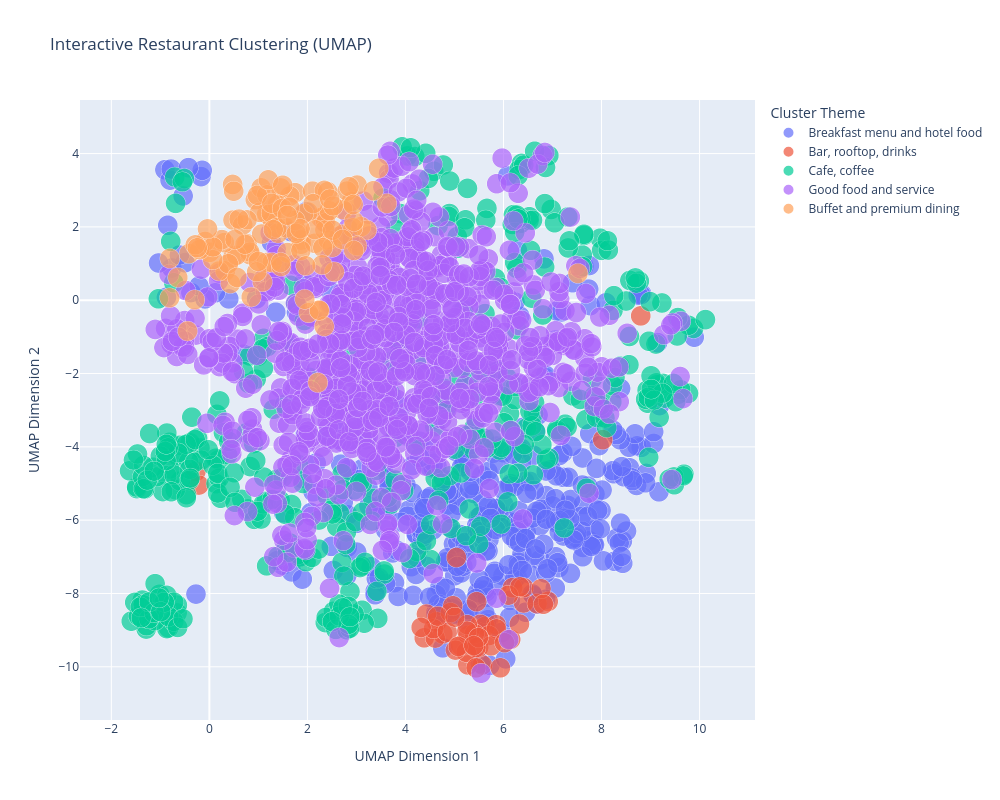

Source (notebook cell):
### Code cell
import matplotlib.pyplot as plt
import plotly.express as px

# VISUALIZATION 1: Matplotlib UMAP Plot (Static)
plt.figure(figsize=(14, 10))
scatter = plt.scatter(
    clustering_results['x'], 
    clustering_results['y'], 
    c=clustering_results['cluster'], 
    cmap='viridis', 
    s=100, 
    alpha=0.6,
    edgecolors='black',
    linewidth=0.5
)
plt.colorbar(scatter, label='Cluster')
plt.xlabel('UMAP Dimension 1')
plt.ylabel('UMAP Dimension 2')
plt.title('Restaurant Clustering in UMAP Space')
plt.grid(alpha=0.3)
plt.tight_layout()
plt.savefig(OUTPUT_DIR / "umap_clusters_static.png", dpi=300, bbox_inches='tight')
plt.show()

# VISUALIZATION 2: Plotly Interactive UMAP Plot (Hover for Details)
fig = px.scatter(
    clustering_results,
    x='x',
    y='y',
    color='theme',
    size='review_count',
    hover_name='restaurant_name',
    hover_data={
        'cluster': True,
        'theme': True,
        'review_count': True,
        'cluster_confidence': ':.2f',
        # 'avg_monthly_gmv': ':.0f',
        # 'avg_monthly_bookings': ':.0f',
        'x': False,
        'y': False
    },
    title='Interactive Restaurant Clustering (UMAP)',
    labels={
        'x': 'UMAP Dimension 1',
        'y': 'UMAP Dimension 2',
        'theme': 'Cluster Theme'
    },
    width=1000,
    height=800
)
fig.update_traces(marker=dict(line=dict(width=0.5, color='white')))
fig.write_html(OUTPUT_DIR / "umap_clusters_interactive.html")
fig.show()

# VISUALIZATION 3: Cluster Distribution Summary
fig, axes = plt.subplots(1, 2, figsize=(14, 5))

# Plot 1: Cluster counts
cluster_counts = clustering_results['theme'].value_counts()
cluster_counts.plot(kind='barh', ax=axes[0], color='steelblue')
axes[0].set_xlabel('Number of Restaurants')
axes[0].set_title('Restaurants per Cluster Theme')
axes[0].grid(axis='x', alpha=0.3)

# # Plot 2: Average metrics per cluster
# cluster_metrics = clustering_results.groupby('theme').agg({
#     'avg_monthly_gmv': 'mean',
#     'avg_monthly_bookings': 'mean',
#     'cluster_confidence': 'mean'
# }).reset_index()

# cluster_metrics_normalized = cluster_metrics.copy()
# for col in ['avg_monthly_gmv', 'avg_monthly_bookings', 'cluster_confidence']:
#     cluster_metrics_normalized[col] = (cluster_metrics_normalized[col] - cluster_metrics_normalized[col].min()) / (cluster_metrics_normalized[col].max() - cluster_metrics_normalized[col].min())

# cluster_metrics_normalized.set_index('theme')[['avg_monthly_gmv', 'avg_monthly_bookings', 'cluster_confidence']].plot(
#     kind='barh', 
#     ax=axes[1], 
#     color=['#1f77b4', '#ff7f0e', '#2ca02c']
# )
# axes[1].set_xlabel('Normalized Value')
# axes[1].set_title('Average Metrics per Cluster (Normalized)')
# axes[1].legend(['Avg GMV', 'Avg Bookings', 'Cluster Confidence'], loc='lower right')
# axes[1].grid(axis='x', alpha=0.3)

plt.tight_layout()
plt.savefig(OUTPUT_DIR / "cluster_metrics_summary.png", dpi=300, bbox_inches='tight')
plt.show()

print("\n✅ VISUALIZATIONS SAVED:")
print(f"  - Static UMAP plot: {OUTPUT_DIR / 'umap_clusters_static.png'}")
print(f"  - Interactive UMAP plot: {OUTPUT_DIR / 'umap_clusters_interactive.html'}")
#print(f"  - Cluster metrics summary: {OUTPUT_DIR / 'cluster_metrics_summary.png'}")

### Figure 1 — Plotly figure (JSON) as saved in the notebook; plotly's stock layout.template omitted (floating-point values rounded to 4 significant figures; data arrays with more than 128 entries replaced by an {"elided": "..."} marker saying what was removed)
{"data": [{"customdata": {"elided": "382x4 mixed values"}, "hovertemplate": "<b>%{hovertext}</b><br><br>Cluster Theme=%{customdata[1]}<br>review_count=%{customdata[2]}<br>cluster=%{customdata[0]}<br>cluster_confidence=%{customdata[3]:.2f}<extra></extra>", "hovertext": {"elided": "382 str values"}, "legendgroup": "Breakfast menu and hotel food", "marker": {"color": "#636efa", "line": {"color": "white", "width": 0.5}, "size": {"elided": "382 int values"}, "sizemode": "area", "sizeref": 0.0025, "symbol": "circle"}, "mode": "markers", "name": "Breakfast menu and hotel food", "showlegend": true, "type": "scattergl", "x": {"elided": "382 float values"}, "xaxis": "x", "y": {"elided": "382 float values"}, "yaxis": "y"}, {"customdata": {"elided": "52x4 mixed values"}, "hovertemplate": "<b>%{hovertext}</b><br><br>Cluster Theme=%{customdata[1]}<br>review_count=%{customdata[2]}<br>cluster=%{customdata[0]}<br>cluster_confidence=%{customdata[3]:.2f}<extra></extra>", "hovertext": [" Estrela Rooftop Bar & Restaurant (Phuket)", " Sand Box Beachfront Bar & Eatery Phuket", " WYWS Cocktail Bar", "ARISE Rooftop Bar at AMANOR Hotel Chiang Mai", "Aquario Rooftop Pool Bar & Restaurant The Sanctuary Resort (Pattaya)", "Aufu Bar", "Banyan Tree Bangkok Staycation", "Bar BQ Resort Bangna ", "Bar BQ Resort Pinklao", "Bar.Yard at Kimpton Maa-Lai Bangkok", "COCOA XO Bar at Red Sky 57th Floor", "Charoenkrung Bar & Bistro ", "Chunloy Cuisine & Bar", "Chy Bar Rooftop at Away Bangkok Riverside Kene", "DOTD BAR", "GAYA Restaurant & Bar", "Jass Bar & Bistro at Jasmine City Hotel (Asoke) ", "Jass Bar & Bistro at Jasmine Grande Residence (Rama IV)", "Journey Café - A Chatrium Collection (Khao Yai)", "Kokoro Omakase & Hand Roll Bar - Megabangna", "Legend Roof Bar ", "Lion's Tale (Trang)", "MissMe Craft Bar ", "Mulligans Irish Bar", "NaRaNe Cafe&Bar", "No more Mondays Café&Bar ", "Opium Bar", "Oriental Bar by Oriental Residence", "Pakalolo Hawaii Tiki Bar X Kumtsu", "Pastel Rooftop Bar & Mediterranean Dining ", "PengYou Cuisine & Specialty Bar Ekkamai ", "Penthouse Bar + Grill Cocktail Bar at Park Hyatt Bangkok (Level 35)  ", "Piano Bar at VIE Hotel", "Pika Bar & Restaurant", "RIB ROOM & BAR Steakhouse The Landmark Bangkok ", "Roam Bar Joy ", "SM168 Restaurant & Bar ", "SPICE Thai Cuisine and Bar ", "Simbar Restaurant & Bar", "Snobbish Restaurant & Bar", "Spart's Bar Courtyard by Marriott North (Pattaya)", "Tai Soon Bar", "ThailaoS Bar Grill ", "The Dim Sun Bar at Avista Grande Phuket Karon - M Gallery Collection (Phuket) ", "The Press Sky Bar Rooftop at The Printing House Poshtel Bangkok", "The Public Restaurant & Bar", "The Speakeasy Rooftop Bar Bangkok", "The Vue Bar Rooftop at Mercure Bangkok Sukhumvit 24 ", "ThreeSixty Rooftop Bar at Millennium Hilton Bangkok", "Tu Bar Rooftop at Sri Panwa (Phuket)", "Walk Rooftop Bar at Centara Watergate Pavilion Hotel Bangkok", "YANKII- Robatayaki & Bar"], "legendgroup": "Bar, rooftop, drinks", "marker": {"color": "#EF553B", "line": {"color": "white", "width": 0.5}, "size": [1, 1, 1, 1, 1, 1, 1, 1, 1, 1, 1, 1, 1, 1, 1, 1, 1, 1, 1, 1, 1, 1, 1, 1, 1, 1, 1, 1, 1, 1, 1, 1, 1, 1, 1, 1, 1, 1, 1, 1, 1, 1, 1, 1, 1, 1, 1, 1, 1, 1, 1, 1], "sizemode": "area", "sizeref": 0.0025, "symbol": "circle"}, "mode": "markers", "name": "Bar, rooftop, drinks", "showlegend": true, "type": "scattergl", "x": [6.409, 5.622, 5.283, 8.8, 5.849, 5.126, 5.53, 5.57, 4.637, 6.184, 4.918, 4.966, 5.704, 6.412, 5.273, 5.491, 4.762, 4.383, -0.2747, 5.935, 5.241, 5.855, 4.607, 5.406, -0.2144, 4.572, 5.261, 6.146, 5.747, 6.683, 4.852, 5.253, 5.452, 5.439, 6.325, 5.02, 5.489, 8.025, 4.429, 4.657, 5.009, 4.32, 5.075, 5.038, 6.1, 5.392, 6.911, 6.766, 6.334, 6.02, 6.813, 5.44], "xaxis": "x", "y": [-8.26, -8.898, -9.137, -0.4271, -8.853, -9.419, -8.838, -9.95, -8.772, -7.841, -8.521, -8.334, -9.144, -7.842, -9.949, -9.47, -9.105, -9.21, -4.669, -10.03, -9.604, -8.964, -9.217, -9.097, -5.041, -8.963, -8.851, -9.252, -9.43, -8.278, -9.055, -9.023, -8.224, -9.475, -8.832, -9.543, -9.203, -3.805, -8.56, -8.618, -8.645, -8.925, -9.445, -7.019, -8.045, -9.42, -8.218, -7.871, -7.818, -9.342, -8.293, -10.03], "yaxis": "y"}, {"customdata": {"elided": "398x4 mixed values"}, "hovertemplate": "<b>%{hovertext}</b><br><br>Cluster Theme=%{customdata[1]}<br>review_count=%{customdata[2]}<br>cluster=%{customdata[0]}<br>cluster_confidence=%{customdata[3]:.2f}<extra></extra>", "hovertext": {"elided": "398 str values"}, "legendgroup": "Cafe, coffee", "marker": {"color": "#00cc96", "line": {"color": "white", "width": 0.5}, "size": {"elided": "398 int values"}, "sizemode": "area", "sizeref": 0.0025, "symbol": "circle"}, "mode": "markers", "name": "Cafe, coffee", "showlegend": true, "type": "scattergl", "x": {"elided": "398 float values"}, "xaxis": "x", "y": {"elided": "398 float values"}, "yaxis": "y"}, {"customdata": {"elided": "822x4 mixed values"}, "hovertemplate": "<b>%{hovertext}</b><br><br>Cluster Theme=%{customdata[1]}<br>review_count=%{customdata[2]}<br>cluster=%{customdata[0]}<br>cluster_confidence=%{customdata[3]:.2f}<extra></extra>", "hovertext": {"elided": "822 str values"}, "legendgroup": "Good food and service", "marker": {"color": "#ab63fa", "line": {"color": "white", "width": 0.5}, "size": {"elided": "822 int values"}, "sizemode": "area", "sizeref": 0.0025, "symbol": "circle"}, "mode": "markers", "name": "Good food and service", "showlegend": true, "type": "scattergl", "x": {"elided": "822 float values"}, "xaxis": "x", "y": {"elided": "822 float values"}, "yaxis": "y"}, {"customdata": {"elided": "119x4 mixed values"}, "hovertemplate": "<b>%{hovertext}</b><br><br>Cluster Theme=%{customdata[1]}<br>review_count=%{customdata[2]}<br>cluster=%{customdata[0]}<br>cluster_confidence=%{customdata[3]:.2f}<extra></extra>", "hovertext": [" Charoen Rung Rueang International Buffet MS Siam Tower Rama 3", "57th Street Marriott Sukhumvit 57", "About Beef Lava Grill", "Aha's Shabu & Grill ", "Amaya Food Gallery Amari Bangkok", "Anchor Premium Buffet", "Astro Ekkamai", "Atrium Restaurant The Landmark Bangkok Hotel", "Audrey Cafe Central Ladprao", "Audrey Cafe EmQuartier", "Bangkok Sky Buffet (76/78th floor) at Baiyoke Sky Hotel ", "Benihana Grand Mercure Bangkok Atrium", "Bigbeef Premium Halal Buffet", "Cafe22 by Courtyard by Marriott North Pattaya (Pattaya)", "Charm Cuisine at Oakwood Suites Tiwanon", "Charoen Ros Buffet (Chiang Mai)", "Charoen Rung Rueang International Buffet Rama 2 ", "Charoen Rung Rueang International Buffet True Digital 101", "Chatuchak Cafe Centara Grand at Central Plaza Ladprao", "CiTi BiSTRo Pathumwan Princess Hotel", "Crave (Aloft Bangkok - Sukhumvit 11)", "Deja Brew Lifestyle Cafe at Centara Life Hotel Bangkok Phra Nakhon", "Dream Premium Korean BBQ Buffet Ruea-bin - 드림 코리안 비비큐", "Dream Premium Korean BBQ Buffet Talat Long Ma Si Er - 드림 코리안 비비큐", "Dream Premium Korean Shabu Buffet 드림 샤브샤브", "Dusit Gourmet at dusitD2 Samyan Bangkok", "Earw Thai Suki Boran Seacon Square Srinagarindra", "Flavors at Renaissance Bangkok", "Fufu Shabu Ari", "Fufu Shabu Rama 4", "Fujiyama Sashimi & Shabu Buffet", "Gentle Butcher by Bangkok Butcher", "Gotoku by Shabu King", "Great Harbour International Buffet", "Hagi at Centara Grand Beach Resort & Villas (Hua Hin)", "Hishou Hotel Nikko Bangkok", "Huolong Chinese Mala HotPot & Grill", "JW Café at JW Marriott Hotel Bangkok", "Jade Garden Pinklao", "Jao Samut Seafood Buffet (Pattaya) ", "Kisekhi Craft and Fusion Buffet", "KongJu Grill & Shabu Lotus's Rangsit Klong 4", "Kunshine Hotpot Yaowarat", "Man Fu Yuan QSNCC", "Manee Me More Homepro Rama 3", "Mashita Grill Kanchanaphisek", "Matane Shabu&Sushi Premium Buffet (Kratumbaen Branch)", "Meisaku Premium Yakiniku", "Mungkorn Seafood x You Hunt We Cook", "NAMA Japanese and Seafood Buffet (Hungry Hub)", "NEXT2 Cafe at Shangri-La Hotel Bangkok", "Namba Shabu Banthat thong", "Nammaejip Rama 3", "Neta Grill Central Rama 2", "Neta Grill Central Westgate", "Neta Grill Market Village Rangsit", "Neta Grill Market Village Suvarnabhumi", "Neta Grill Seacon Square Srinagarindra", "Neta Grill Thonburi Market Place", "Newrich Buffet ", "Nigiwai Shabu & Sushi Buffet Saimai ", "Nikuro Yakiniku", "Noah Cruise ", "Nourish Mövenpick BDMS Wellness Resort", "Oishi Eaterium Central Rama 9", "Oishi Eaterium Fashion Island", "One Ratchada Avani Ratchada Bangkok", "Orbit Restaurant Grande Centre Point Space (Pattaya)", "Orchid Cafe at Sheraton Grande Sukhumvit A Luxury Collection Hotel", "Ping-Hi-Suk MooKata Gateway Bang Sue", "Praya Kitchen Bangkok Marriott Hotel The Surawongse", "Rain Tree Cafe at The Athenee Hotel", "Rama at Furama Silom Hotel", "Ramen Kaosoi and Japanese Buffet", "Red Lobster Queen Sirikit National Convention Center", "Rosded BBQ International Buffet Ramkhamhaeng 187", "Ryota Shabu Buffet 89 Plaza (Chiang Mai)", "Ryota Shabu Buffet Bo Sang, (Chiang Mai)", "Ryota Shabu Buffet Central Westgate", "Savio at Chatrium Grand Bangkok", "Seafresh Riverside Buffet", "Seasonal Tastes The Westin Grande Sukhumvit", "Shabu 81", "Shabushi The Mall Tha Phra", "Sindosegi Ratchapruek", "Sky Box (Outdoor Zone): Bangkok Balcony Rooftop 81st Floor Baiyoke Sky Hotel ", "Stock.Room at Kimpton Maa-Lai Bangkok", "Streats Cafe at ibis Styles Bangkok Ratchada", "Suki Mungon Union Mall", "Suki Nangphaya Seacon Bangkae", "Sushi Hiro Shabu Buffet The Crystal SB Ratchapruek", "THE Map Mestyle Museum Hotel", "TORA Yakiniku x Café Crystal Design Center", "Temmor Shabu", "The Brasserie l Holiday Inn Bangkok Silom", "The Dining Room at Grand Hyatt Erawan", "The Emerald Coffee Shop  | The Emerald Hotel", "The Kitchen Table (Buffet) at W Bangkok Hotel ", "The Mayflower Restaurant at Dusit Princess Srinakarin", "The Seafood Cafe & Restaurant", "The Square at Novotel Bangkok Bangna", "Time's Dining Ari Hills", "Tolmablock", "Vantage Point One Bangkok", "Wonderful Pearl Cruise", "Xiao Fuwang Hotpot (Central Westville)", "Xin Tian Di Crowne Plaza Bangkok Lumpini Park", "Yakiniku Shoutaian 2nd Rich", "Yakiniku Tan & Shabushabu", "You&I Premium Suki Buffet Central Eastville", "You&I Premium Suki Buffet Central Phuket (Phuket)", "You&I Premium Suki Buffet CentralWorld", "You&I Premium Suki Buffet Marche Thonglor ", "You&I Premium Suki Buffet Passione Shopping Destination (Rayong)", "You&I Premium Suki Buffet Samyan Mitrtown", "You&I Premium Suki Buffet Siam Center", "You&I Premium Suki Buffet The Nine Center", "You&I Premium Suki Buffet Zpell Future Park Rangsit ", "Zeta Café Holiday Inn Bangkok Sukhumvit 22"], "legendgroup": "Buffet and premium dining", "marker": {"color": "#FFA15A", "line": {"color": "white", "width": 0.5}, "size": [1, 1, 1, 1, 1, 1, 1, 1, 1, 1, 1, 1, 1, 1, 1, 1, 1, 1, 1, 1, 1, 1, 1, 1, 1, 1, 1, 1, 1, 1, 1, 1, 1, 1, 1, 1, 1, 1, 1, 1, 1, 1, 1, 1, 1, 1, 1, 1, 1, 1, 1, 1, 1, 1, 1, 1, 1, 1, 1, 1, 1, 1, 1, 1, 1, 1, 1, 1, 1, 1, 1, 1, 1, 1, 1, 1, 1, 1, 1, 1, 1, 1, 1, 1, 1, 1, 1, 1, 1, 1, 1, 1, 1, 1, 1, 1, 1, 1, 1, 1, 1, 1, 1, 1, 1, 1, 1, 1, 1, 1, 1, 1, 1, 1, 1, 1, 1, 1, 1], "sizemode": "area", "sizeref": 0.0025, "symbol": "circle"}, "mode": "markers", "name": "Buffet and premium dining", "showlegend": true, "type": "scattergl", "x": [1.75, 0.4753, 0.007481, 3.014, 1.171, 0.4817, 2.724, 0.8289, 2.34, 0.7679, 1.281, 1.875, 1.871, 0.326, 1.81, 3.621, 1.642, 1.457, 1.158, 1.278, 0.8235, 0.5543, 3.093, 3.212, 2.105, 1.082, 0.4302, 0.9651, 2.896, 2.249, 1.4, 0.1959, 2.723, 0.6791, 0.9372, 2.811, 2.152, 0.3871, 2.27, 1.025, 2.373, 2.423, 1.594, -0.2982, 2.357, 2.023, 2.55, 2.413, 0.562, 0.3054, 0.06839, 3.452, 2.928, 2.344, 2.212, 2.239, 1.561, 0.2537, 2.012, 1.389, 2.85, 3.012, 0.4743, 1.055, 2.507, 2.948, 1.26, 1.171, 0.9793, 2.158, -0.4157, 1.379, 1.201, -0.0873, -0.1977, 2.511, 7.52, 2.344, 2.442, 0.07035, 1.067, 1.496, 2.527, 3.346, 1.926, 0.7276, -0.8068, -0.287, 2.314, 2.718, 1.751, -0.2473, 1.302, 2.3, 1.273, 0.7687, 0.9963, 0.6045, -0.4456, -0.6457, 1.866, -0.03787, 1.484, 1.463, 0.4959, 0.8539, -0.811, 0.5215, 2.933, 1.945, 2.117, 1.772, 1.637, 1.965, 2.947, 2.454, 1.851, 1.589, 1.455], "xaxis": "x", "y": [2.932, 1.165, 1.308, 3.141, 2.357, 2.186, 1.798, 1.24, 2.283, 1.539, 2.18, 1.642, 1.528, 0.7998, 1.861, 2.64, 2.84, 3.063, 1.027, 1.03, 1.315, 1.226, 2.008, 1.915, 2.976, 0.4992, 0.4556, 0.7741, 2.695, -0.2877, 1.828, 0.7957, 2.473, 2.052, 2.741, 2.977, 1.552, 0.995, 2.252, 2.398, 2.114, 1.644, 1.298, 0.01226, 1.916, -0.3441, 0.7749, 2.96, 0.6208, 1.57, 1.104, 3.596, 1.975, -0.7151, -2.247, -0.2721, 1.969, 1.652, 2.404, 2.6, 3.096, 1.485, 3.158, 3.064, 1.444, 2.148, 2.376, 2.875, 2.861, 1.922, 1.271, 1.977, 3.283, 1.601, 1.38, 1.909, 0.731, 2.996, 2.44, 1.452, 1.806, 3.135, 2.57, 2.985, 2.364, 1.524, 1.139, 1.51, 1.435, 1.66, 2.176, 1.431, 1.926, 0.9657, 2.644, 2.191, 1.058, 2.212, -0.8413, 0.6196, 1.359, 1.945, 2.5, 0.9209, 2.975, 0.08694, 0.06708, 1.658, 2.609, 0.02547, 2.635, 1.822, 2.535, 0.9383, 1.357, 2.763, 1.954, 2.318, 1.027], "yaxis": "y"}], "layout": {"height": 800, "legend": {"itemsizing": "constant", "title": {"text": "Cluster Theme"}, "tracegroupgap": 0}, "title": {"text": "Interactive Restaurant Clustering (UMAP)"}, "width": 1000, "xaxis": {"anchor": "y", "domain": [0, 1], "title": {"text": "UMAP Dimension 1"}}, "yaxis": {"anchor": "x", "domain": [0, 1], "title": {"text": "UMAP Dimension 2"}}}}
